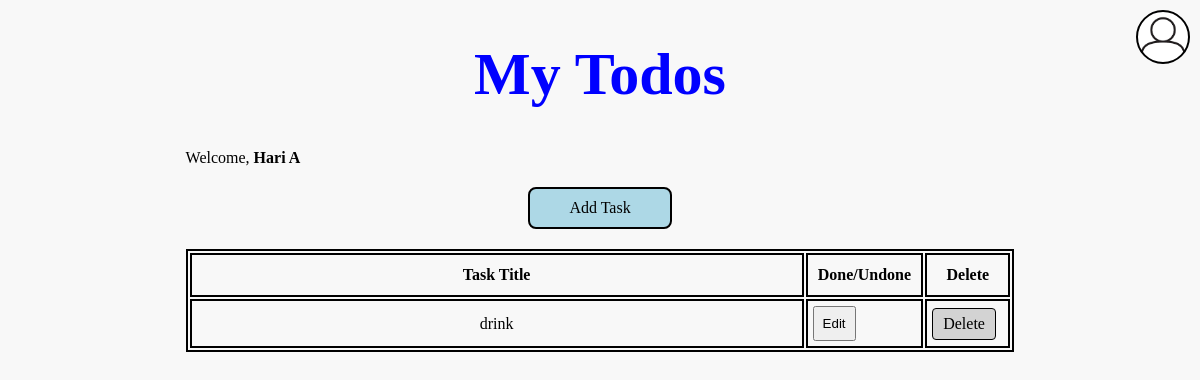
/index.php (signed in), run on an earlier commit of the app's database.
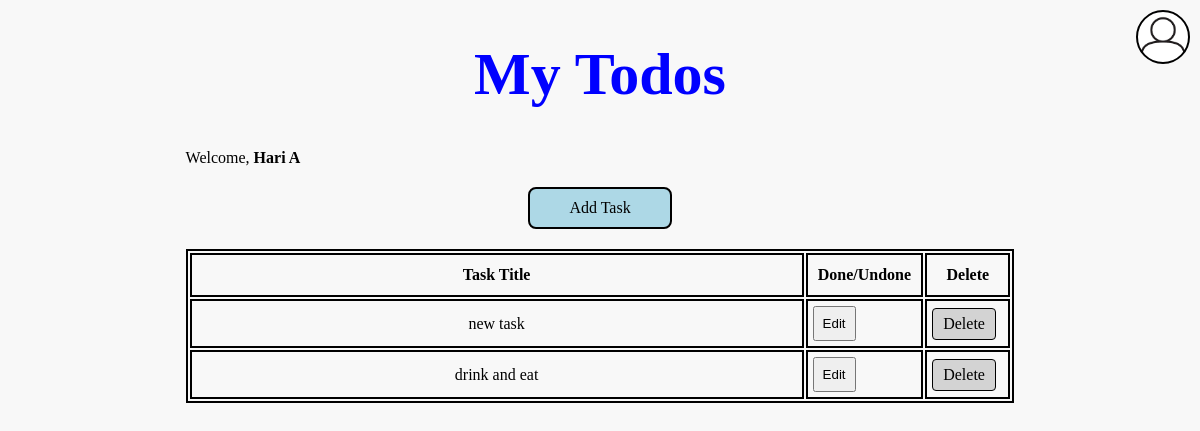
And on a later commit of the database.
### tables this page shows
CREATE TABLE users (
        user_id INTEGER PRIMARY KEY AUTOINCREMENT,
        name TEXT NOT NULL,
        email TEXT NOT NULL UNIQUE,
        pwd TEXT NOT NULL,
        profile_pic TEXT
    );

CREATE TABLE tasks (
        task_id INTEGER PRIMARY KEY AUTOINCREMENT,
        user_id INTEGER NOT NULL,
        title TEXT NOT NULL,
        is_done INTEGER NOT NULL DEFAULT 0
    );

### index.php (the view, shortened to what this page needs)
<?php
$pdo = new PDO('sqlite:todo.db');
$pdo->setAttribute(PDO::ATTR_ERRMODE, PDO::ERRMODE_EXCEPTION);
$pdo->exec("
    CREATE TABLE IF NOT EXISTS users (
        user_id INTEGER PRIMARY KEY AUTOINCREMENT,
        name TEXT NOT NULL,
        email TEXT NOT NULL UNIQUE,
        pwd TEXT NOT NULL,
        profile_pic TEXT
    )
");
$pdo->exec("
    CREATE TABLE IF NOT EXISTS tasks (
        task_id INTEGER PRIMARY KEY AUTOINCREMENT,
        user_id INTEGER NOT NULL,
        title TEXT NOT NULL,
        is_done INTEGER NOT NULL DEFAULT 0
    )
");
$currentUserId = (int)$_SESSION['user_id'];
$currentName   = $_SESSION['name'] ?? 'User';
$stmt = $pdo->prepare("SELECT user_id, name, email, profile_pic FROM users WHERE user_id = ?");
$stmt->execute([$currentUserId]);
$userRow = $stmt->fetch(PDO::FETCH_ASSOC);
$currentPic   = $userRow['profile_pic'] ?: 'uploads/default_pic.png';
$stmt = $pdo->prepare("SELECT * FROM tasks WHERE user_id = ? ORDER BY task_id DESC");
$stmt->execute([$currentUserId]);
$rows = $stmt->fetchAll(PDO::FETCH_ASSOC);
?>
<!DOCTYPE html>
<html lang="en">
    <head>
        <link rel="stylesheet" href="styles.css">
    </head>
    <body>
        <header>
            <h1>My Todos</h1>
            <div id="prof-icon" style="background-image:url('<?php echo htmlspecialchars($currentPic, ENT_QUOTES, 'UTF-8'); ?>');"></div>
        </header>
        <div class="topbar">
            <div>Welcome, <strong><?php echo htmlspecialchars($currentName, ENT_QUOTES, 'UTF-8'); ?></strong></div>
        </div>
        <div id="add-task">Add Task</div>
        <table id="todo-table">
            <tr>
                <th>Task Title</th>
                <th>Done/Undone</th>
                <th>Delete</th>
            </tr>
            <?php if (!$rows): ?>
                <tr>
                    <td>No tasks</td>
                    <td> - </td>
                    <td> - </td>
                </tr>
            <?php else: ?>
                <?php foreach ($rows as $t): ?>
                    <tr>
                        <td class="<?php echo ((int)$t['is_done'] === 1) ? 'done-task' : ''; ?>">
                            <?php echo htmlspecialchars($t['title'], ENT_QUOTES, 'UTF-8'); ?>
                        </td>
                        <td>
                            <button
                                type="button"
                                class="button edit-task"
                                data-id="<?php echo (int)$t['task_id']; ?>"
                                data-title="<?php echo htmlspecialchars($t['title'], ENT_QUOTES, 'UTF-8'); ?>">
                                Edit
                            </button>
                        </td>
                        <td><a href="?delete=<?php echo (int)$t['task_id']; ?>" class="button" onclick="return confirm('Delete this task?');">Delete</a></td>
                    </tr>
                <?php endforeach; ?>
            <?php endif; ?>
        </table>
    </body>
</html>

### styles.css (style rules this page uses)
html { background-color: rgb(248, 248, 248); margin: 0; padding: 0; }
h1 { text-align: center; font-size: 60px; color: blue; }
#add-task { width: 120px; margin: 20px auto; padding: 10px; text-align: center; background-color: lightblue; border: 2px solid black; border-radius: 8px; cursor: pointer; }
table { margin: auto; border: 2px solid black; width: 70%; }
table td:first-child { width: 600px; text-align: center; }
th, td { padding: 5px; height: 30px; border: 2px solid black; }
a.button { display: inline-block; padding: 6px 10px; background: lightgray; border: 1px solid black; border-radius: 4px; text-decoration: none; color: black; }
button { padding: 8px; }
a { text-decoration: none; }
#prof-icon { width: 50px; height: 50px; border-radius: 50%; background-size: cover; background-position: center; border: 2px solid black; position: absolute; top: 10px; right: 10px; cursor: pointer; }
.topbar { width: 70%; margin: 10px auto 20px; display: flex; justify-content: space-between; align-items: center; }

What changed in the data, as far as the page shows it:
added tasks: title "new task"
changed tasks: title "drink" → "drink and eat"
